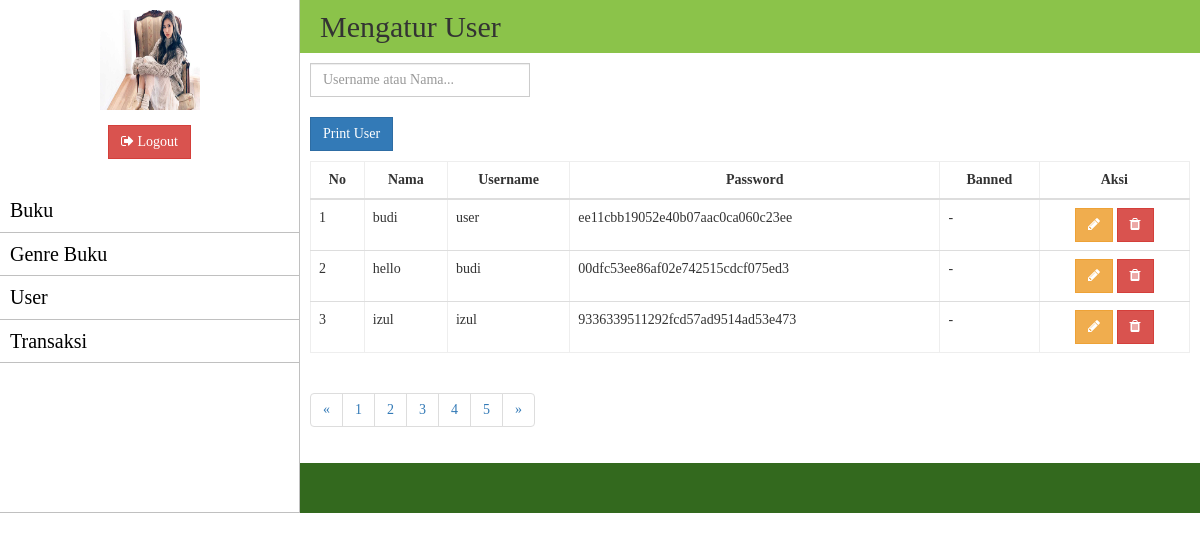
The page /admin/user/index.php (signed in) on the database as committed earlier.
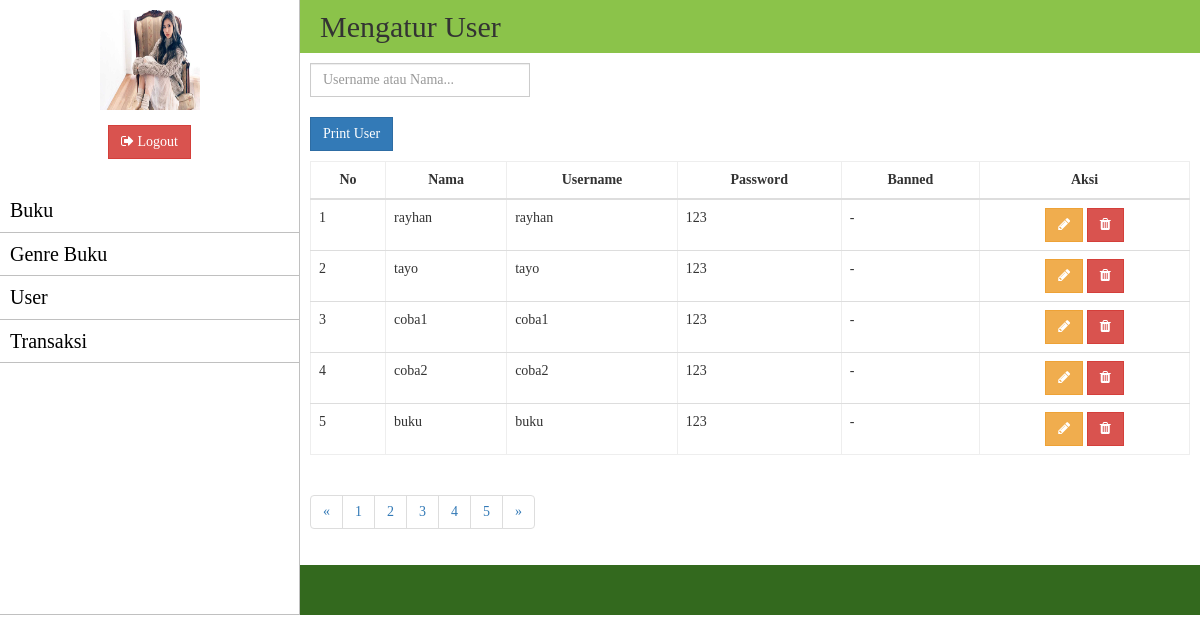
The same page on the database as committed later.
### tables this page shows
CREATE TABLE `tbl_user` (
  `id_user` int(11) NOT NULL,
  `nama` varchar(50) NOT NULL,
  `username` varchar(50) NOT NULL,
  `password` varchar(50) NOT NULL,
  `email` varchar(50) NOT NULL,
  `no_telepon` varchar(15) NOT NULL,
  `alamat` varchar(50) NOT NULL,
  `blokir` int(11) DEFAULT '1'
);

### admin/user/index.php (the view, shortened to what this page needs)
<?php
require_once"../../element/sidebar.php";
?>
<div class="content-header">
<h2>Mengatur User</h2>
</div>
<div class="content-isi">
	<div class="col-lg-3 search">
	<form action="" method="get">
	<input type="search" name="p" id="inputSearch" class="form-control" placeholder="Username atau Nama..."><br><a class="btn btn-primary"  href="print1.php"> Print User</a>
	</form>
	</div>
	<div class="tabel-toko">
		<div class="table-responsive">
			<table class="table table-hover" border="1">
				<thead>
					<tr>
						<th>No</th>
						<th>Nama</th>
						<th>Username</th>
						<th>Password</th>
						<th>Banned</th>
						<th>Aksi</th>
					</tr>
				</thead>
				<tbody>
					<?php
					$p=@$_GET['p'];
					$sql_select_user=mysql_query("SELECT * FROM tbl_user WHERE username LIKE'%$p%' or nama LIKE'%$p%'");
					$no=1;
					while ($select_user=mysql_fetch_array($sql_select_user)) { ?>
					<tr>
						<td><?php echo $no++; ?></td>
						<td><?php echo $select_user['nama']; ?></td>
						<td><?php echo $select_user['username']; ?></td>
						<td><?php echo $select_user['password']; ?></td>
						<td>
							<?php if ($select_user['blokir']==1) {
								echo "Dibanned";
							}
							else{
								echo "-";
							}
							?>
						</td>
						<td align="center">
						<a href="edit.php?id=<?php echo $select_user['id_user']; ?>" id="edit-data" class="btn btn-warning"><i class="fa fa-pencil"></i></a>
						<a href="proses.php?proses=delete&id=<?php echo $select_user['id_user']; ?>" class="btn btn-danger" onclick="return confirm ('Anda yakin ingin menghapus data')"><i class="fa fa-trash"></i></a>
						</td>
					</tr>
					<?php } ?>
				</tbody>
			</table>
		</div>
	</div>
	<ul class="pagination">
		<li><a href="#">&laquo;</a></li>
		<li><a href="#">1</a></li>
		<li><a href="#">2</a></li>
		<li><a href="#">3</a></li>
		<li><a href="#">4</a></li>
		<li><a href="#">5</a></li>
		<li><a href="#">&raquo;</a></li>
	</ul>
</div>
<?php
require_once"../../element/footer.php";
?>

Rows that differ between the two databases and show on the page:
removed tbl_user: nama "budi", username "user", password "ee11cbb19052e40b07aac0ca060c23ee"
removed tbl_user: nama "hello", username "budi", password "00dfc53ee86af02e742515cdcf075ed3"
removed tbl_user: nama "izul", username "izul", password "9336339511292fcd57ad9514ad53e473"
added tbl_user: nama "rayhan", username "rayhan", password "123"
added tbl_user: nama "tayo", username "tayo", password "123"
added tbl_user: nama "coba1", username "coba1", password "123"
added tbl_user: nama "coba2", username "coba2", password "123"
added tbl_user: nama "buku", username "buku", password "123"
